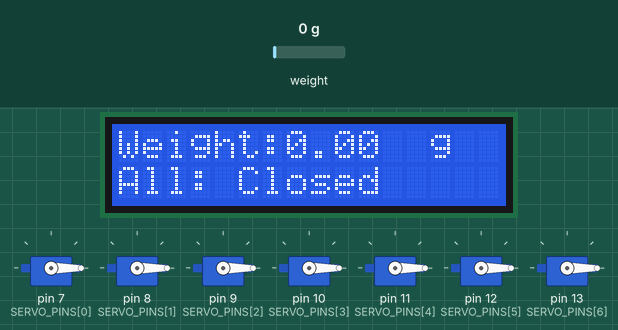
The sketch below on a simulated Arduino Uno, built with avr-gcc and run on an emulated ATmega328P. Shown: 7 × servo, 16×2 character LCD. The inputs (shaded band) are chosen by the test bench; at power-on: weight on the scale 0 g. What the sketch prints to the serial monitor is not drawn.

Above: at 4.2 s.
4.3 s: weight on the scale set to 273 g
At 5.7 s:
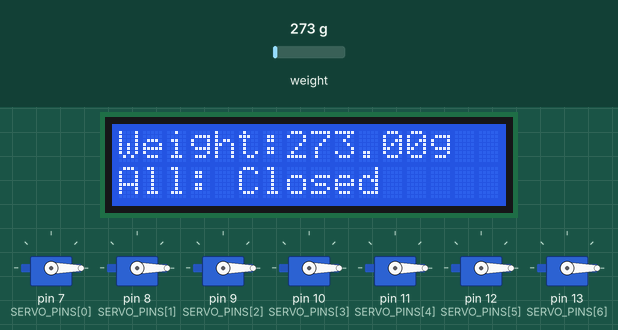
6.1 s: weight on the scale set to 320 g
At 7.1 s:
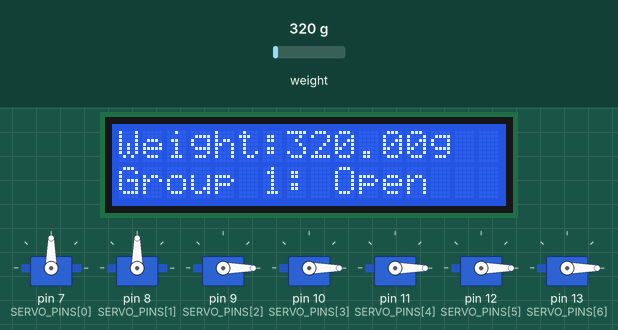
8.2 s: weight on the scale set to 668 g
At 9.7 s:
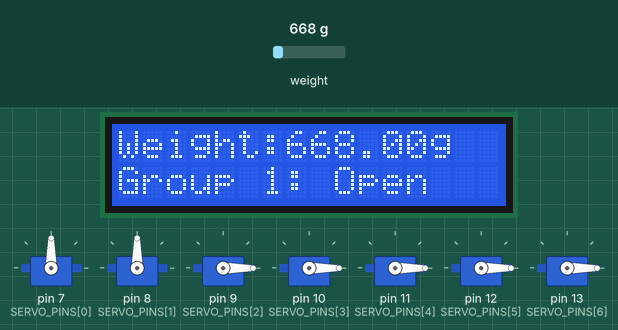
10.2 s: weight on the scale set to 769 g
At 12.0 s:
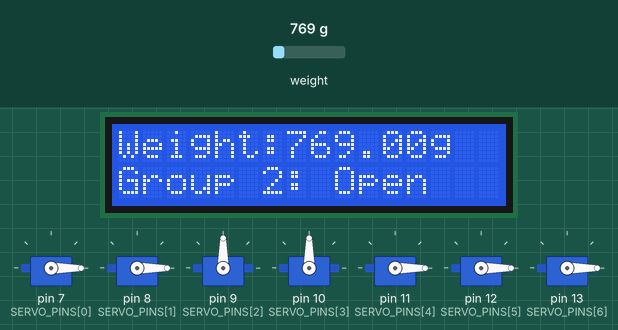
12.3 s: weight on the scale set to 954 g
At 13.7 s:
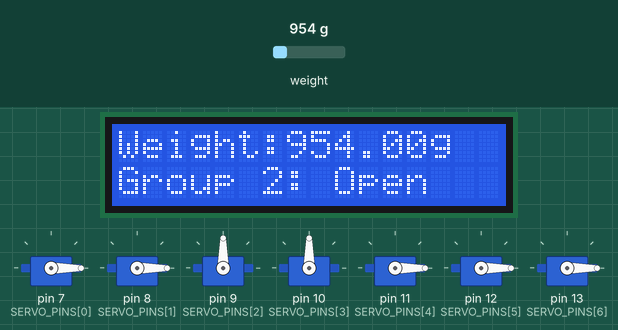
14.3 s: weight on the scale set to 1084 g
At 16.3 s:
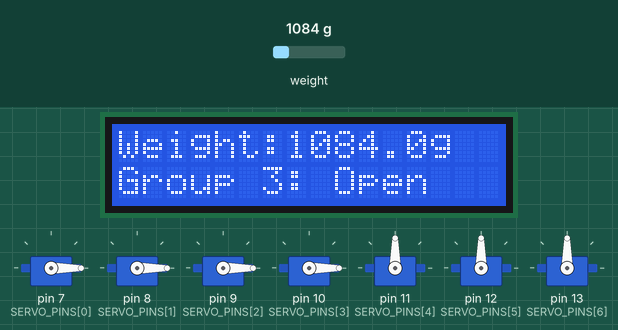
Timing chart, 0 to 17.8 s (numbered marks = the images above; inputs shaded):
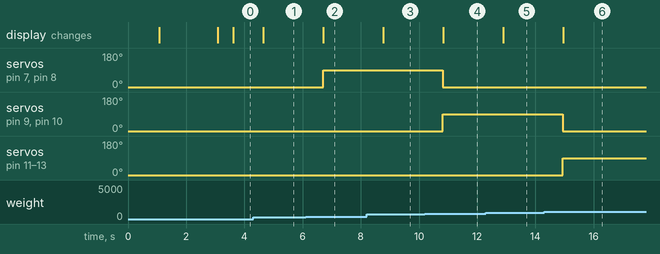

The sketch:

project_road.ino
```cpp
#include <Wire.h>
#include <LiquidCrystal_I2C.h>
#include <HX711.h>
#include <Servo.h>

const int LOADCELL_DOUT_PIN = 5;
const int LOADCELL_SCK_PIN = 6;

const int SERVO_PINS[7] = {7, 8, 9, 10, 11, 12, 13};

const float THRESHOLD1 = 300.0;
const float THRESHOLD2 = 700.0;

Servo servos[7];
LiquidCrystal_I2C lcd(0x27, 16, 2);
HX711 scale;

void setup() {
  Serial.begin(9600);
  scale.begin(LOADCELL_DOUT_PIN, LOADCELL_SCK_PIN);
  scale.set_scale(2280.f);
  scale.tare();

  for (int i = 0; i < 7; i++) {
    servos[i].attach(SERVO_PINS[i]);
    servos[i].write(0);
  }

  lcd.init();
  lcd.backlight();
  lcd.setCursor(0, 0);
  lcd.print("Initializing...");
  delay(2000);
  lcd.clear();
  lcd.setCursor(0, 0);
  lcd.print("Weight:");
}

void loop() {
  if (scale.is_ready()) {
    float weight = scale.get_units(5);
    Serial.print("Weight: ");
    Serial.print(weight);
    Serial.println(" g");

    lcd.setCursor(7, 0);
    lcd.print("       ");
    lcd.setCursor(7, 0);
    lcd.print(weight, 2);
    lcd.setCursor(13, 0);
    lcd.print("g");

    if (weight < THRESHOLD1) {
      closeAllServos();
      lcd.setCursor(0, 1);
      lcd.print("All: Closed   ");
    } else if (weight >= THRESHOLD1 && weight < THRESHOLD2) {
      closeAllServos();
      servos[0].write(90);
      servos[1].write(90);
      lcd.setCursor(0, 1);
      lcd.print("Group 1: Open ");
    } else if (weight >= THRESHOLD2 && weight <= 1000.0) {
      closeAllServos();
      servos[2].write(90);
      servos[3].write(90);
      lcd.setCursor(0, 1);
      lcd.print("Group 2: Open ");
    } else {
      closeAllServos();
      servos[4].write(90);
      servos[5].write(90);
      servos[6].write(90);
      lcd.setCursor(0, 1);
      lcd.print("Group 3: Open ");
    }
  } else {
    Serial.println("Scale not ready!");
    lcd.setCursor(0, 0);
    lcd.print("Scale not ready!");
  }

  delay(500);
}

void closeAllServos() {
  for (int i = 0; i < 7; i++) {
    servos[i].write(0);
  }
}
```

Measured:
- the behaviour switches between 299 and 300 g on weight on the scale (found by bisection; images 1 and 2)
- the behaviour switches between 699 and 700 g on weight on the scale (found by bisection; images 3 and 4)
- the behaviour switches between 1000 and 1001 g on weight on the scale (found by bisection; images 5 and 6)
- after the input at 4.3 s, the display: changes after 0.35 s (image 1)
- after the input at 6.1 s, servo on pin 7 (SERVO_PINS[0]), servo on pin 8 (SERVO_PINS[1]): 0° → 90° after 0.60 s; the display: changes after 0.61 s (image 2)
- after the input at 8.2 s, the display: changes after 0.57 s (image 3)
- after the input at 10.2 s, servo on pin 7 (SERVO_PINS[0]), servo on pin 8 (SERVO_PINS[1]): 90° → 0° after 0.62 s; servo on pin 9 (SERVO_PINS[2]), servo on pin 10 (SERVO_PINS[3]): 0° → 90° after 0.62 s; the display: changes after 0.63 s (image 4)
- after the input at 12.3 s, the display: changes after 0.60 s (image 5)
- after the input at 14.3 s, servo on pin 9 (SERVO_PINS[2]), servo on pin 10 (SERVO_PINS[3]): 90° → 0° after 0.65 s; servo on pin 11 (SERVO_PINS[4]), servo on pin 12 (SERVO_PINS[5]), servo on pin 13 (SERVO_PINS[6]): 0° → 90° after 0.65 s; the display: changes after 0.66 s (image 6)
